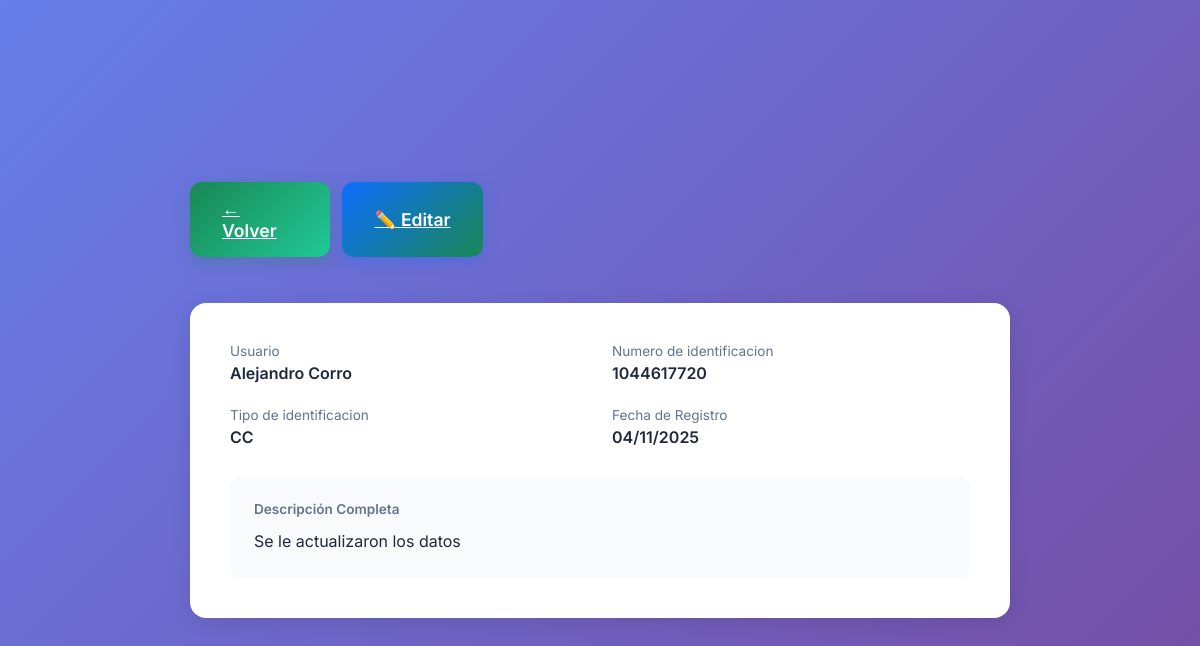
The app's page /afiliaciones/novedades/1/ (signed in) with its own data.
### afiliaciones/models.py (models this page shows, shortened)
class Novedad(models.Model):
    usuario = models.ForeignKey(Usuario, on_delete=models.CASCADE)
    descripcion = models.TextField()
    fecha_novedad = models.DateField(auto_now_add=True)

### usuarios/models.py (models this page shows, shortened)
class Usuario(models.Model):
    user = models.OneToOneField(User, on_delete=models.CASCADE)
    tipo_documento = models.CharField(choices=TIPO_DOCUMENTO_CHOICES, max_length=100)
    numero_documento = models.CharField(max_length=20)
    fecha_nacimiento = models.DateField(default="2000-01-01")

### afiliaciones/views.py (the view)
# urls.py: path('novedades/<int:novedad_id>/', views.ver_novedad, name='ver_novedad'),
@login_required
def ver_novedad(request, novedad_id):
    novedad = get_object_or_404(Novedad, id=novedad_id)
    return render(request, 'detalle_novedad.html', {'novedad': novedad})

### templates/detalle_novedad.html (shortened to what this page needs)
{% extends 'base.html' %}
{% block content %}
<div class="container" style="max-width: 900px; margin: 50px auto; padding: 40px;">
    <div style="display: flex; justify-content: space-between; align-items: center; margin-bottom: 30px;">
        <div style="display: flex; gap: 12px;">
            <a href="{% url 'dashboard' %}" class="btn btn-secondary">← Volver</a>
            <a href="{% url 'editar_novedad' novedad.id %}" class="btn btn-primary">✏️ Editar</a>
        </div>
    </div>
    <div class="card" style="background: white; padding: 40px; border-radius: 16px; box-shadow: 0 4px 20px rgba(0,0,0,0.1);">
        <div style="display: grid; grid-template-columns: 1fr 1fr; gap: 24px; margin-bottom: 30px;">
            <div>
                <p style="font-size: 0.85rem; color: #64748b; margin-bottom: 4px;">Usuario</p>
                <p style="font-weight: 600; color: #1e293b;">{{ novedad.usuario.user.get_full_name }}</p>
            </div>
            <div>
                <p style="font-size: 0.85rem; color: #64748b; margin-bottom: 4px;">Numero de identificacion</p>
                <p style="font-weight: 600; color: #1e293b;">{{ novedad.usuario.numero_documento }}</p>
            </div>
             <div>
                <p style="font-size: 0.85rem; color: #64748b; margin-bottom: 4px;">Tipo de identificacion</p>
                <p style="font-weight: 600; color: #1e293b;">{{ novedad.usuario.tipo_documento }}</p>
            </div>
            <div>
                <p style="font-size: 0.85rem; color: #64748b; margin-bottom: 4px;">Fecha de Registro</p>
                <p style="font-weight: 600; color: #1e293b;">{{ novedad.fecha_novedad|date:"d/m/Y" }}</p>
            </div>
        </div>
        <div style="background: #f8fafc; padding: 24px; border-radius: 12px;">
            <p style="font-size: 0.85rem; color: #64748b; margin-bottom: 12px; font-weight: 600;">Descripción Completa</p>
            <p style="color: #1e293b; line-height: 1.6;">{{ novedad.descripcion }}</p>
        </div>
    </div>
</div>
{% endblock %}

### templates/base.html (style rules this page uses)
* { margin: 0; padding: 0; box-sizing: border-box; }
body { font-family: 'Inter', sans-serif; background: linear-gradient(135deg, #667eea 0%, #764ba2 100%); min-height: 100vh; display: flex; align-items: center; justify-content: center; padding: 20px; }
.container { width: 100%; max-width: 1200px; animation: fadeIn 0.5s ease-out; }
.card { background: rgba(255, 255, 255, 0.95); border-radius: 24px; padding: 40px; box-shadow: 0 20px 60px rgba(0, 0, 0, 0.3); backdrop-filter: blur(10px); }
.btn { width: 100%; padding: 16px 32px; border: none; border-radius: 12px; font-size: 1.1rem; font-weight: 600; cursor: pointer; transition: all 0.3s ease; display: flex; align-items: center; justify-content: center; gap: 12px; margin-bottom: 16px; font-family: 'Inter', sans-serif; }
.btn-primary { background: linear-gradient(135deg, #0d6efd, #198754); color: white; box-shadow: 0 4px 15px rgba(13, 110, 253, 0.3); }
.btn-secondary { background: linear-gradient(135deg, #198754, #20c997); color: white; box-shadow: 0 4px 15px rgba(25, 135, 84, 0.3); }

### records on screen
Novedad: usuario.user.get_full_name "Alejandro Corro", usuario.numero_documento "1044617720", usuario.tipo_documento "CC", fecha_novedad "04/11/2025", descripcion "Se le actualizaron los datos"
